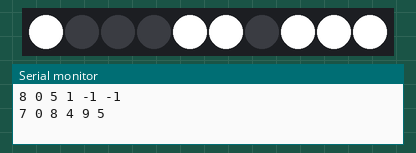
The program below on a simulated ESP32. Parts: 10 RGB LEDs in strip order, left to right, the last lines printed to the serial monitor. Random numbers use the default seed unless the program sets one.

Above: at 1.1 s.
At 5.1 s:
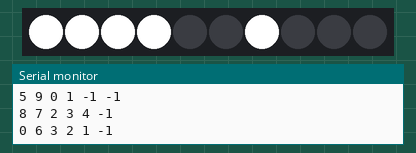
At 10.1 s:
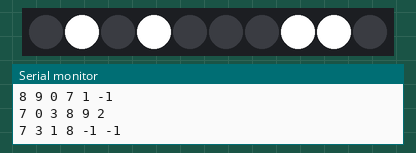
At 19.1 s:
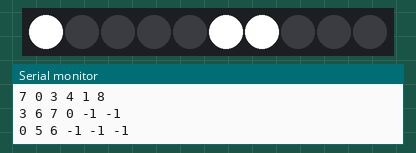
At 28.1 s:
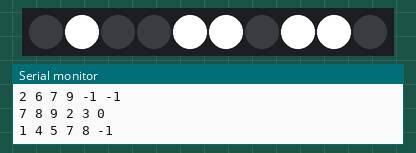
At 38.1 s:
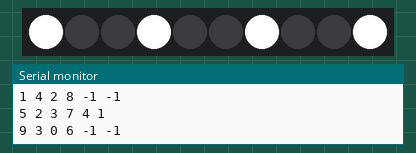

Measured:
- what the display in image 0 shows lasts 1.0 s, from 1.0 s to 2.0 s

The program:

main.cpp
```cpp
#include <Arduino.h>
#include <WS2812FX.h>


// led pins
#define NUM_LEDS 10
#define DATA_PIN 25

// number of selected resistors
#define MIN_NUM 3
#define MAX_NUM 6

WS2812FX ws2812fx = WS2812FX(NUM_LEDS, DATA_PIN, NEO_GRBW + NEO_KHZ800);

// To-Do: get seed from master module
uint16_t seed = 54321;

// indexes of selected resistors
int selectedResistors[MAX_NUM];

// fills array with one value
void fillArray(int array[], int arraySize, int value) {
  for(int i = 0; i < arraySize; i++) {
    array[i] = value;
  }
}

// returns true if integer is already in array
bool checkNumInArray(int array[], int arraySize, int checkNum) {
  for(int i = 0; i < arraySize; i++) {
    if(array[i] == checkNum) {
      return true;
    }
  }
  return false;
}

// returns pseudo-random number depending on the given seed
int roundedDigit(int num, int digit) {
  if(digit < 4) {
    return round((num / (10^(digit + 1))) % 10);
  }
  int a = round(num % 10);
  int b = round(num / 10^(digit - 3));
  return round((a*b) % 10);
}

// writes indexes of resistors to be lit up into selsectedResistors array
void selectResistors(uint16_t seed) {
  fillArray(selectedResistors, MAX_NUM, -1);
  // determine pseudorandom number of resistors between MIN_NUM and MAX_NUM values
  int numberOfResistors = round((seed % (MAX_NUM - MIN_NUM + 1))) + MIN_NUM;
  // determine unique, pseudorandom indexes
  for(int i = 0; i < numberOfResistors; i++) {
    int temp = roundedDigit(seed, i);
    while(checkNumInArray(selectedResistors, MAX_NUM, temp)) {
      temp++;
      if(temp == 10) {temp = 0;};
    }
    selectedResistors[i] = temp;
  }
}

// game logic
bool defuseOrBoom(int bridgedResistor, uint16_t seed) {
  return true;
}

// lights up selected resistors
void drawLeds(int array[]) {
  for(int i = 0; i < MAX_NUM; i++) {
    if(array[i] > -1) {
      ws2812fx.setColor(array[i], 0xffffffff);
    }
  }
}

// shuts off all leds
void ledsOff() {
  for(int i = 0; i < NUM_LEDS; i++) {
    ws2812fx.setColor(i, 0x00000000);
  }
}

void setup() {
  Serial.begin(115200);

  ws2812fx.init();
  ws2812fx.setBrightness(255);

  ws2812fx.setSegment(0, 0, 0, FX_MODE_STATIC, BLACK, 1000, false);
  ws2812fx.setSegment(1, 1, 1, FX_MODE_STATIC, BLACK, 1000, false);
  ws2812fx.setSegment(2, 2, 2, FX_MODE_STATIC, BLACK, 1000, false);
  ws2812fx.setSegment(3, 3, 3, FX_MODE_STATIC, BLACK, 1000, false);
  ws2812fx.setSegment(4, 4, 4, FX_MODE_STATIC, BLACK, 1000, false);
  ws2812fx.setSegment(5, 5, 5, FX_MODE_STATIC, BLACK, 1000, false);
  ws2812fx.setSegment(6, 6, 6, FX_MODE_STATIC, BLACK, 1000, false);
  ws2812fx.setSegment(7, 7, 7, FX_MODE_STATIC, BLACK, 1000, false);
  ws2812fx.setSegment(8, 8, 8, FX_MODE_STATIC, BLACK, 1000, false);
  ws2812fx.setSegment(9, 9, 9, FX_MODE_STATIC, BLACK, 1000, false);

  ws2812fx.start();
}

void loop() {
  selectResistors(seed);

  for(int i = 0; i < MAX_NUM; i++) {
    Serial.print(selectedResistors[i]);
    Serial.print(" ");
  }
  Serial.println();

  ledsOff();
  drawLeds(selectedResistors);

  ws2812fx.service();
  delay(1000);
  seed = random(10000, 60000);

}
```
